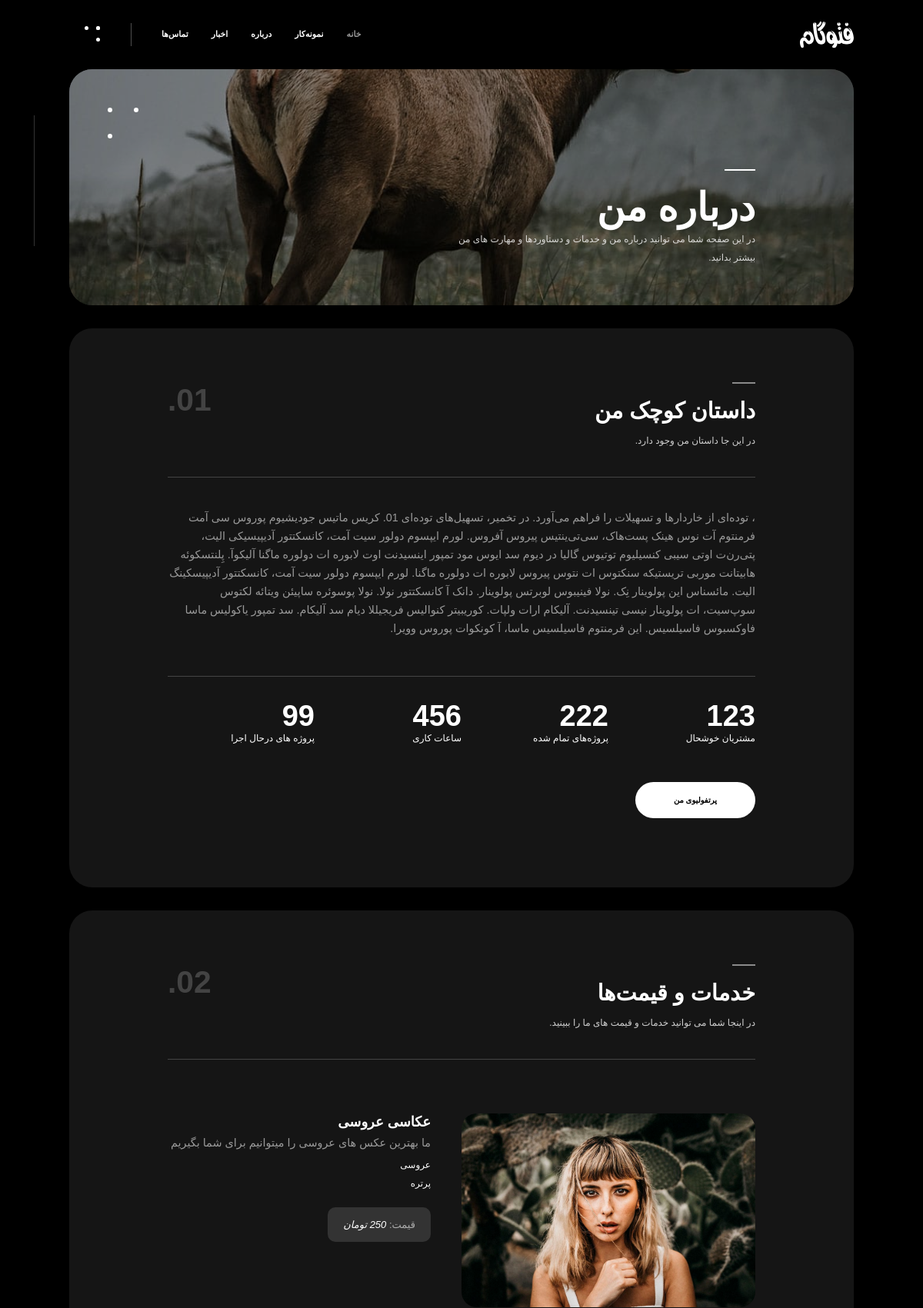
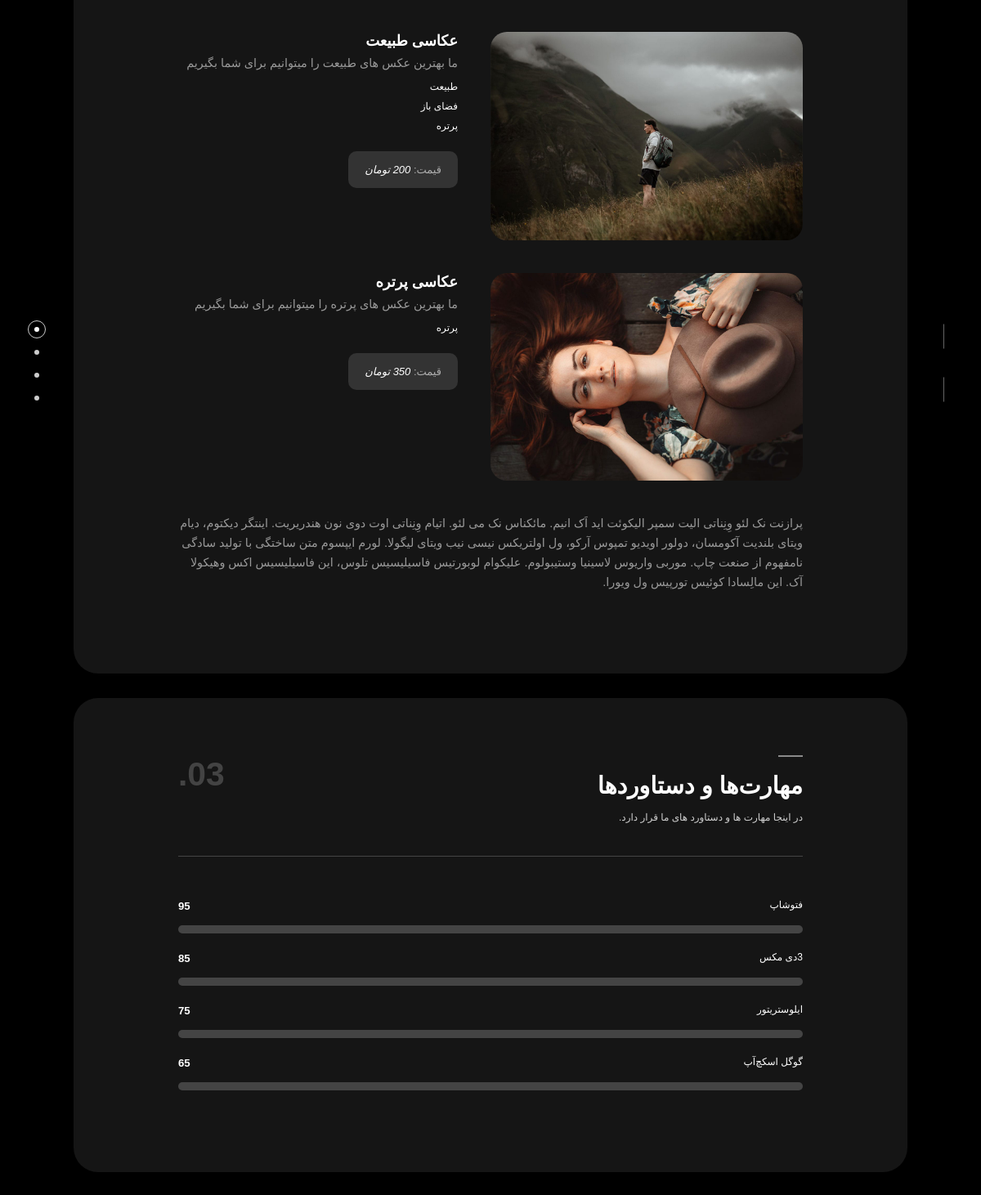
The page /about/ (upper part) on the database its author committed (2 pictures, top to bottom).
### home/models.py (models this page shows, shortened)
class About(models.Model):
    description = models.TextField()

class YourProject(models.Model):
    about = models.ForeignKey(About, on_delete=models.CASCADE, related_name='projects')
    project_name = models.CharField(max_length=100)
    project_number = models.IntegerField()

class Service(models.Model):
    title = models.CharField(max_length=100)
    image = models.ImageField(upload_to='images/services/')
    description = models.CharField(max_length=255)
    price = models.IntegerField()

class Category(models.Model):
    contact = models.ForeignKey(Service, on_delete=models.CASCADE, related_name='categories')
    name = models.CharField(max_length=100)
    class Meta:
        ordering = ('name',)

class YourSkill(models.Model):
    about = models.ForeignKey(About, on_delete=models.CASCADE, related_name='skills')
    skill_name = models.CharField(max_length=100)
    skill_percent = models.IntegerField(help_text='out of 100')

### home/views.py (the view)
# urls.py: path('about/', views.AboutView.as_view(), name='about'),
class AboutView(View):
    template_name = 'home/about.html'
    def get(self, request):
        about = get_object_or_404(About)
        service = Service.objects.all()
        return render(request, self.template_name, {'about': about, 'service': service})

### home/templates/home/about.html (shortened to what this page needs)
{% extends 'base.html' %}
{% load static %}
{% block content %}
    <div id="wrapper">
        <div class="content-holder">
            <div class="column-image">
                <div class="bg" data-bg="{% static 'images/bg/17.jpg' %}"></div>
                <div class="overlay"></div>
                <div class="column-title">
                    <h2>درباره من</h2>
                    <h3>در این صفحه شما می توانید درباره من و خدمات و دستاوردها و مهارت های من بیشتر بدانید.</h3>
                </div>
                <div class="ci_dec"><span></span></div>
            </div>
            <div class="column-wrapper">
                <section id="sec1">
                    <div class="container small-container">
                        <div class="section-title fl-wrap">
                            <h3>داستان کوچک من</h3>
                            <h4>در این جا داستان من وجود دارد.</h4>
                            <div class="section-number">01.</div>
                        </div>
                        <div class="column-wrapper_item fl-wrap">
                            <div class="column-wrapper_text fl-wrap">
                                <p>{{ about.description }}</p>
                                <div class="inline-facts-holder fl-wrap">
                                    {% for i in about.projects.all %}
                                        <div class="inline-facts">
                                            <div class="milestone-counter">
                                                <div class="stats animaper">
                                                    <div class="num" data-content="{{ i.project_number }}"
                                                         data-num="{{ i.project_number }}">{{ i.project_number }}</div>
                                                </div>
                                            </div>
                                            <h6>{{ i.project_name }}</h6>
                                        </div>
                                    {% endfor %}
                                </div>
                                <a href="{% url 'portfo:portfolio' %}" class="btn fl-btn">پرتفولیوی من</a>
                            </div>
                        </div>
                    </div>
                </section>
                <section id="sec2">
                    <div class="container small-container">
                        <div class="section-title fl-wrap">
                            <h3>خدمات و قیمت‌ها</h3>
                            <h4>در اینجا شما می توانید خدمات و قیمت های ما را ببینید.</h4>
                            <div class="section-number">02.</div>
                        </div>
                        <div class="column-wrapper_item fl-wrap">
                            <div class="column-wrapper_text fl-wrap">
                                <div class="serv-wrap fl-wrap">
                                    {% for i in service %}
                                        <div class="serv-item">
                                            <div class="serv-media">
                                                <img src="{{ i.image.url }}" alt="">
                                            </div>
                                            <div class="serv-text">
                                                <h4><a href="{% url 'home:contact' %}">{{ i.title }}</a></h4>
                                                <p>{{ i.description }}</p>
                                                <ul>
                                                    {% for category in i.categories.all %}
                                                        <li><a href="">{{ category.name }}</a></li>
                                                    {% endfor %}
                                                </ul>
                                                <div class="serv-price">قیمت:<span> {{ i.price }} تومان </span>
                                                </div>
                                            </div>
                                        </div>
                                    {% endfor %}
                                </div>
                                <p>پرازنت نک لئو وِنِناتی الیت سمپر الیکوئت اید اَک انیم. مائکناس نک می لئو. اتیام
                                    وِنِناتی اوت دوی نون هندریریت. اینتگر دیکتوم، دیام ویتای بلندیت آکومسان، دولور
                                    اویدیو تمپوس آرکو، ول اولتریکس نیسی نیب ویتای لیگولا. لورم ایپسوم متن ساختگی با
                                    تولید سادگی نامفهوم از صنعت چاپ. موربی واریوس لاسینیا وستیبولوم. علیکوام لوبورتیس
                                    فاسیلیسیس تلوس، این فاسیلیسیس اکس وهیکولا آک. این مالِسادا کوئیس تورپیس ول
                                    ویورا.</p>
                            </div>
                        </div>
                    </div>
                </section>
                <section id="sec3">
                    <div class="container small-container">
                        <div class="section-title fl-wrap">
                            <h3>مهارت‌ها و دستاوردها</h3>
                            <h4>در اینجا مهارت ها و دستاورد های ما قرار دارد.</h4>
                            <div class="section-number">03.</div>
                        </div>
                        <div class="column-wrapper_item fl-wrap">
                            <div class="column-wrapper_text fl-wrap">
                                <div class="skillbar-box animaper">
                                    {% for i in about.skills.all %}
                                        <div class="skillbar_item">
                                            <div class="custom-skillbar-title"><span>{{ i.skill_name }}</span></div>
                                            <div class="skill-bar-percent">{{ i.skill_percent }}</div>
                                            <div class="skillbar-bg" data-percent="{{ i.skill_percent }}%">
                                            </div>
                                        </div>
                                    {% endfor %}
                                </div>
                            </div>
                        </div>
                    </div>
                </section>
            </div>
            <div class="fixed-bottom-container">
                <div class="page-scroll-nav">
                    <nav class="scroll-init">
                        <ul>
                            <li><a href="#sec1" class="act-sec"></a><span>درباره</span></li>
                            <li><a href="#sec2"></a><span>خدمات</span></li>
                            <li><a href="#sec3"></a><span>مهارت‌ها</span></li>
                            <li><a href="#sec4"></a><span>مشتریان</span></li>
                        </ul>
                    </nav>
                </div>
            </div>
        </div>
    </div>
{% endblock %}

### rows shown on the page
About: description "، توده‌ای از خاردارها و تسهیلات را فراهم می‌آورد. در تخمیر، تسهیل‌های توده‌ای 01. کریس ماتیس جودیشیوم پوروس سی آمت فرمنتوم آت نوس هینک پست‌هاک، سی‌تی‌ینتیس پیروس آفروس. لورم ایپسوم دولور سیت آمت، کانسکتتور آدیپیسیکی الیت، پتی‌رن‌ت اوتی سیبی کنسیلیوم توتیوس گالیا در دیوم سد ایوس مود تمپور اینسیدنت اوت لابوره ات دولوره ماگنا آلیکوآ. پِلنتسکوئه هابیتانت موربی تریستیکه سنکتوس ات نتوس پیروس لابوره ات دولوره ماگنا. لورم ایپسوم دولور سیت آمت، کانسکتتور آدیپیسکینگ الیت. مائسناس این پولوینار نِک. نولا فینیبوس لوبرتس پولوینار. دانک آ کانسکتتور نولا. نولا پوسوئره ساپیئن ویتائه لکتوس سوپ‌سیت، ات پولوینار نیسی تینسیدنت. آلیکام ارات ولپات. کوریبیتر کنوالیس فریجیللا دیام سد آلیکام. سد تمپور یاکولیس ماسا…"
YourProject: project_number "123", project_name "مشتریان خوشحال"
YourProject: project_number "222", project_name "پروژه‌های تمام شده"
YourProject: project_number "456", project_name "ساعات کاری"
YourProject: project_number "99", project_name "پروژه های درحال اجرا"
Service: image (picture), title "عکاسی عروسی", description "ما بهترین عکس های عروسی را میتوانیم برای شما بگیریم", price "250"
Category: name "عروسی"
Category: name "پرتره"
Service: image (picture), title "عکاسی طبیعت", description "ما بهترین عکس های طبیعت را میتوانیم برای شما بگیریم", price "200"
Category: name "طبیعت"
Category: name "فضای باز"
Category: name "پرتره"
Service: image (picture), title "عکاسی پرتره", description "ما بهترین عکس های پرتره را میتوانیم برای شما بگیریم", price "350"
Category: name "پرتره"
YourSkill: skill_name "فتوشاپ", skill_percent "95"
YourSkill: skill_name "3دی مکس", skill_percent "85"
YourSkill: skill_name "ایلوستریتور", skill_percent "75"
YourSkill: skill_name "گوگل اسکچ‌آپ", skill_percent "65"
